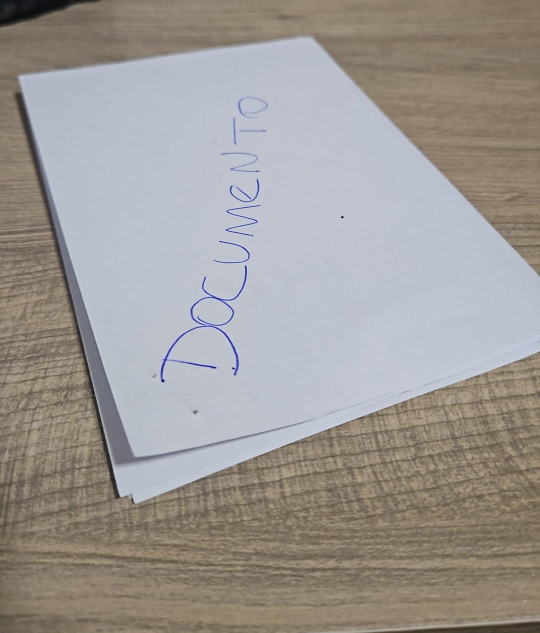
#> input picture documento.jpeg, 1080 x 1266 px (shown at 1/2 size)
$ jupyter execute main.ipynb
#> lines starting #> are read from the running program, lines starting #| are printed output that depends on the picture
[cell 1]
import cv2
import numpy as np

[cell 2]
imagem = cv2.imread("documento.jpeg")
#> imagem is the input picture: shape (1266, 1080, 3); mean B, G, R 149.3, 153, 157.6

[cell 3]
# Pontos de origem (deve ser extraído manualmente ou por detecção automática)
pts_orig = np.float32([[320, 150], [700, 180], [100, 850], [750, 900]])

# Pontos de destino para simular escaneamento
largura, altura = 600, 800
pts_dest = np.float32([[0, 0], [largura, 0], [0, altura], [largura, altura]])

# Calcular matriz de transformação perspectiva
matriz = cv2.getPerspectiveTransform(pts_orig, pts_dest)

# Aplicar transformação
imagem_corrigida = cv2.warpPerspective(imagem, matriz, (largura, altura))
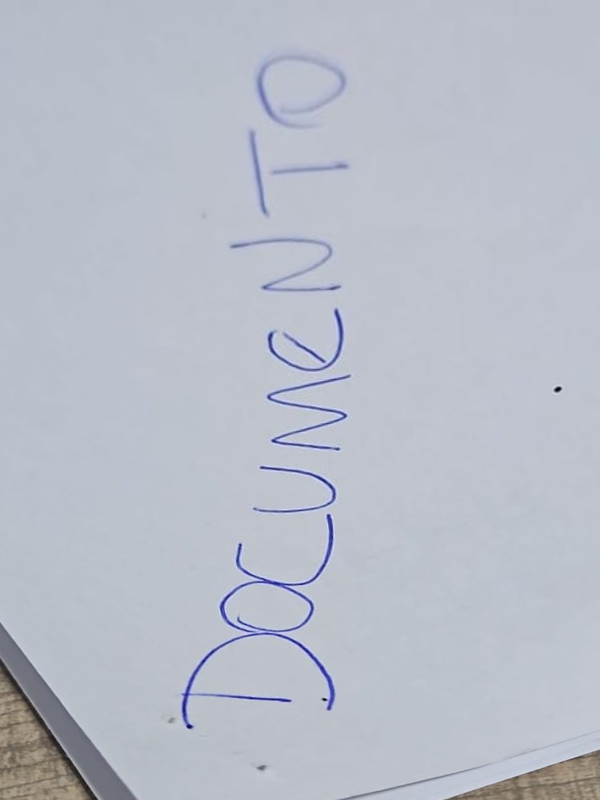
#> imagem_corrigida: shape (800, 600, 3); mean B, G, R 200.9, 189.5, 184.9
